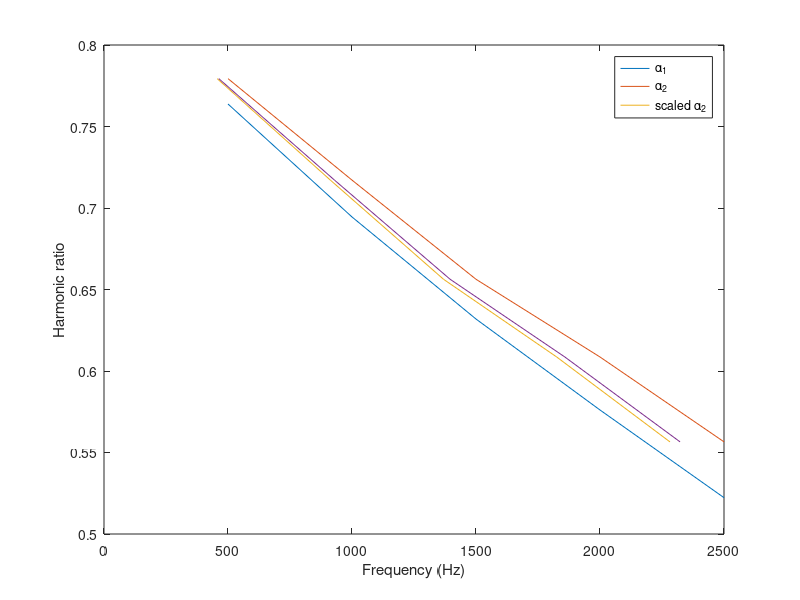

Write the MATLAB code that produced this figure.
%% sweep fields and freqs
function [mz,r,F,A]=sweepB

nb=2;
nf=5;

m0=[1 0 0];
chT=10^-4;
pflg = 1;
cycs = 3;      %number of cycles
N    = 10^4;   %number of particles
tPts = 2^8;   %time points

mz=zeros(tPts,nf,nb);
r=zeros(nf,nb);

for b=1:nb;   
    for f=1:nf;
        F(f)=f*500; A(b)=9+b; a0=[0 0 A(b)];

        [mz(:,f,b),r(f,b)]=THB(a0,F(f),chT,m0,cycs,N,tPts); 
    end
end

%%
%save('data',mz,r)
%S=ScaleCorr(F,r(:,1),r(:,2));
YETR=sqrt(1+.21*A(1).^2)./sqrt(1+.21*A(2).^2);
MYT1=2*atanh(max(mz(:,:,1)))/A(1);
MYT2=2*atanh(max(mz(:,:,2)))/A(2);
MYTR=MYT2./MYT1;

plot(F,r(:,1),F,r(:,2),F*YETR,r(:,2),F.*MYTR,r(:,2))
legend('\alpha_1','\alpha_2','scaled \alpha_2')
xlabel('Frequency (Hz)'); ylabel('Harmonic ratio')
%title(['Scale value = 'num2str(S)])

%%% DBR 2013 -- Theory Brownian code %%%
function [mz,R53]=THB(alpha,freq,tau,mi,cycs,N,tPts)

 m  = repmat(mi,N,1);    %matrix of initial mags
 a  = repmat(alpha,N,1); %matrix of fields
 dt = 1/freq/tPts;  
 tf = cycs/freq; 
 M  = zeros(tPts,3);

in=1;
for i=0:dt:tf
  %mm(in,:,:)=m; %for single particle trajectories
  M(in,:)=mean(m);  
  A=a*cos(2*pi*freq*i); %drive field over time
  
 m=m+(cross(cross(m,A),m)-2*m)*dt/tau+...
      cross(randn(N,3),m)*sqrt(dt/tau);
  
%normalize the magnitude  
 nm = sqrt(m(:,1).^2+m(:,2).^2+m(:,3).^2); 
 m(:,1)=m(:,1)./nm; m(:,2)=m(:,2)./nm; m(:,3)=m(:,3)./nm;
  
in=in+1;
end
  lastper=2*tPts+1:3*tPts; H=zeros(10,3);
  mm=M(lastper,:);
  mz=mm(:,3);
  pM=abs(fft(mm));
  for i =1:10; H(i,:)=pM(i+1,:)*i; end %find the derivative harmonics
  R53=H(5,3)/H(3,3); %MSB signal
  %R42=H(4,1)/H(2,1); %sMSB signal
  %hx=H(:,1);   
 
    